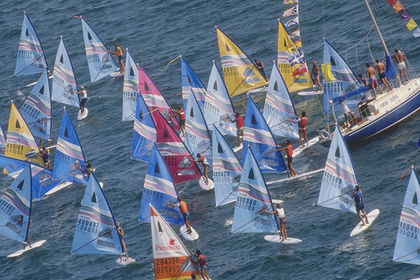
%> input picture benchmark/sails.png, 420 x 280 px, shrunk from 768 x 512 before the run
$ octave e23.m   (GNU Octave 9; MATLAB toolbox functions it lacks are replaced by stand-ins)
%> lines starting %> are read from the running program, lines starting %| are printed output that depends on the picture
### his.m
function image = his(pic,n)
his=zeros(1,255);
[h,w,k] = size(pic);
    for i=1:h
        for j=1:w
            his(1,pic(i,j,n))=his(1,pic(i,j,n))+1;
        end
    end
    image =his;
end

### e23.m
clc;
close all;
clear all;

pic=imread('benchmark/sails.png');
%> pic is the input picture: size 280x420x3 uint8; mean R, G, B 98.3, 113.1, 133.6


hisR=his(pic,1);
%> after the loop in his, `for i=1:h`: his = 255 values, max 1976 at index 78, min 0 at index 1, mean 461.2
%> in his, `image =his;`: image has the same summary as his
%> hisR has the same summary as his in his
hisG=his(pic,2);
%> hisG = 255 values, max 2108 at index 100, min 0 at index 1, mean 461.2
hisB=his(pic,3);
%> hisB = 255 values, max 1689 at index 119, min 0 at index 1, mean 461.2
 figure;bar(hisR);title('Red')
%> after `title('Red')`:
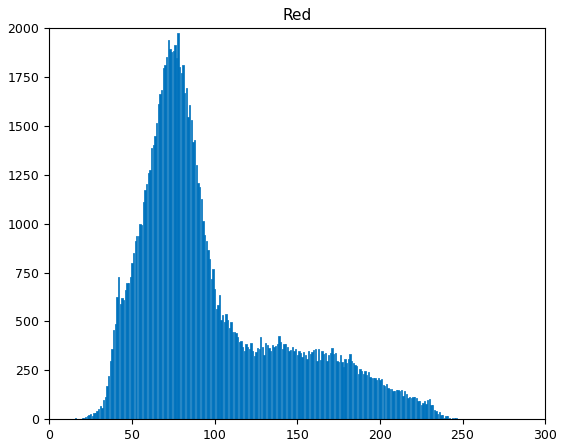
%> figure redrawn from the program's plot data; tallest bar 1976 high, from x = 77.6 to 78.4
 figure;bar(hisG);title('Green')
%> after `title('Green')`:
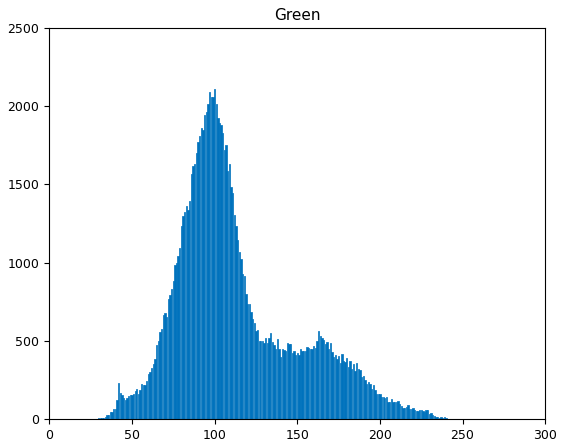
%> figure redrawn from the program's plot data; tallest bar 2108 high, from x = 99.6 to 100.4
 figure;bar(hisB);title('Blue')
%> after `title('Blue')`:
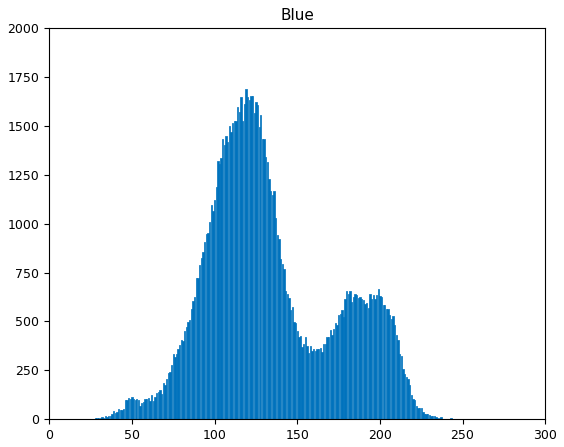
%> figure redrawn from the program's plot data; tallest bar 1689 high, from x = 118.6 to 119.4

$ run again, with benchmark/abr.png copied over benchmark/sails.png
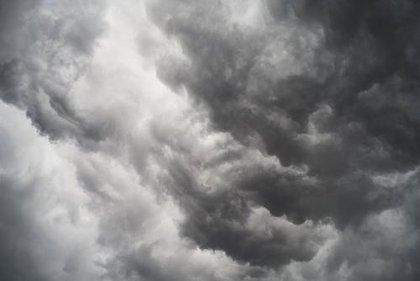
%> input picture benchmark/abr.png, 420 x 281 px, shrunk from 500 x 334 before the run
%> pic is the input picture: size 281x420x3 uint8; mean R, G, B 129.6, 130, 130.8
%> after the loop in his, `for i=1:h`: his = 255 values, max 1106 at index 71, min 0 at index 1, mean 462.8
%> image has the same summary as his
%> hisR has the same summary as his in his
%> hisG = 255 values, max 1178 at index 71, min 0 at index 1, mean 462.8
%> hisB = 255 values, max 1255 at index 71, min 0 at index 1, mean 462.8
%> `title('Green')`:
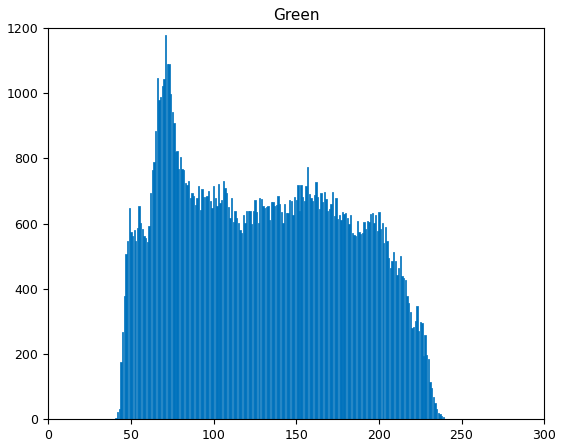
%> figure redrawn from the program's plot data; tallest bar 1178 high, from x = 70.6 to 71.4
%> `title('Blue')`:
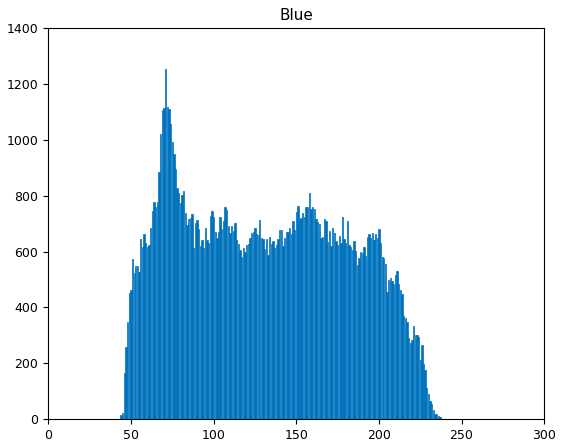
%> figure redrawn from the program's plot data; tallest bar 1255 high, from x = 70.6 to 71.4
